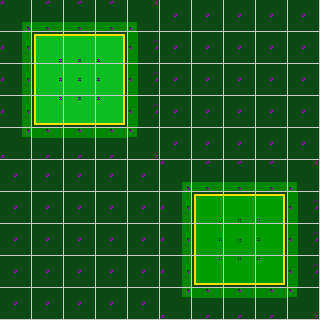

A level layout from a 2D game, rendered from its tile map. Below: a short description, then the map file with its tile-grid data intact:
An orthogonal 10x10 tile map with 32x32 px tiles, 1 tile layer (Tile Layer 1).

<map version="1.8" tiledversion="1.8.0" orientation="orthogonal" renderorder="right-down" width="10" height="10" tilewidth="32" tileheight="32" infinite="0" nextlayerid="2" nextobjectid="1">
 <tileset firstgid="1" source="test-tileset.tsx" />
 <layer id="1" name="Tile Layer 1" width="10" height="10">
  <data encoding="csv">
61,26,26,26,62,17,17,17,17,17,
18,28,29,30,16,17,17,17,17,17,
18,37,38,39,16,17,17,17,17,17,
18,46,47,48,16,17,17,17,17,17,
70,8,8,8,71,17,17,17,17,17,
17,17,17,17,17,61,26,26,26,62,
17,17,17,17,17,18,31,32,33,16,
17,17,17,17,17,18,40,11,42,16,
17,17,17,17,17,18,49,50,51,16,
17,17,17,17,17,70,8,8,8,71
</data>
 </layer>
</map>
